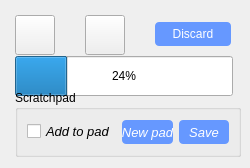
<?xml version="1.0" encoding="UTF-8"?>
<ui version="4.0">
 <class>Dialog</class>
 <widget class="QDialog" name="Dialog">
  <property name="geometry">
   <rect>
    <x>0</x>
    <y>0</y>
    <width>250</width>
    <height>168</height>
   </rect>
  </property>
  <property name="sizePolicy">
   <sizepolicy hsizetype="Fixed" vsizetype="Fixed">
    <horstretch>0</horstretch>
    <verstretch>0</verstretch>
   </sizepolicy>
  </property>
  <property name="windowTitle">
   <string>Browse results</string>
  </property>
  <property name="toolTip">
   <string>&lt;html&gt;&lt;head/&gt;&lt;body&gt;&lt;p&gt;This palette allows you to step back and forth through search results. Use the &lt;span style=&quot; font-weight:600;&quot;&gt;Scratchpad&lt;/span&gt; to make lists of examples of special interest. The &lt;span style=&quot; font-weight:600;&quot;&gt;Discard&lt;/span&gt; button will remove resuts from the Results field on the Search tab.&lt;/p&gt;&lt;/body&gt;&lt;/html&gt;</string>
  </property>
  <property name="styleSheet">
   <string notr="true">QPushButton {
     border: 0px solid black;
     border-radius: 4px;
     min-width: 50px;
	 min-height: 18px;
     max-width: 76px;
	 max-height: 24px;
	 background: #6698FF;
	 color: white;
}

QPushButton:pressed {
     border: 2px solid black;
     border-radius: 8px;
}

</string>
  </property>
  <property name="sizeGripEnabled">
   <bool>false</bool>
  </property>
  <property name="modal">
   <bool>false</bool>
  </property>
  <widget class="QToolButton" name="PrevBtn">
   <property name="geometry">
    <rect>
     <x>15</x>
     <y>15</y>
     <width>40</width>
     <height>40</height>
    </rect>
   </property>
   <property name="toolTip">
    <string>Go backwards.</string>
   </property>
   <property name="autoFillBackground">
    <bool>false</bool>
   </property>
   <property name="text">
    <string/>
   </property>
  </widget>
  <widget class="QToolButton" name="NextBtn">
   <property name="geometry">
    <rect>
     <x>85</x>
     <y>15</y>
     <width>40</width>
     <height>40</height>
    </rect>
   </property>
   <property name="toolTip">
    <string>Go forwards.</string>
   </property>
   <property name="autoFillBackground">
    <bool>false</bool>
   </property>
   <property name="text">
    <string/>
   </property>
  </widget>
  <widget class="QProgressBar" name="progressBar">
   <property name="geometry">
    <rect>
     <x>15</x>
     <y>56</y>
     <width>218</width>
     <height>40</height>
    </rect>
   </property>
   <property name="value">
    <number>24</number>
   </property>
  </widget>
  <widget class="QGroupBox" name="groupBox">
   <property name="geometry">
    <rect>
     <x>15</x>
     <y>90</y>
     <width>226</width>
     <height>67</height>
    </rect>
   </property>
   <property name="toolTip">
    <string>Builds a list of earmarked examples from the search results
that are especially interesting or that you want to set aside for
some purpose or another. Scratchpads can be saved to a file
or converted into a Dataset.</string>
   </property>
   <property name="styleSheet">
    <string notr="true">QToolButton {
    background: transparent;
     min-width: 32px;
	 min-height: 32px;
     max-width: 32px;
	 max-height: 32px;
}

QToolButton:pressed {
	border: 3px red;
}</string>
   </property>
   <property name="title">
    <string>Scratchpad</string>
   </property>
   <layout class="QHBoxLayout" name="horizontalLayout">
    <item>
     <widget class="QCheckBox" name="Select">
      <property name="font">
       <font>
        <pointsize>10</pointsize>
        <italic>true</italic>
       </font>
      </property>
      <property name="toolTip">
       <string>Add this example to scratchpad.</string>
      </property>
      <property name="text">
       <string>Add to pad</string>
      </property>
     </widget>
    </item>
    <item>
     <widget class="QPushButton" name="NewList">
      <property name="font">
       <font>
        <pointsize>10</pointsize>
        <italic>true</italic>
       </font>
      </property>
      <property name="toolTip">
       <string>Save current earmarked examples and start a new scratchpad.</string>
      </property>
      <property name="styleSheet">
       <string notr="true"/>
      </property>
      <property name="text">
       <string>New pad</string>
      </property>
     </widget>
    </item>
    <item>
     <widget class="QPushButton" name="Save">
      <property name="font">
       <font>
        <pointsize>10</pointsize>
        <italic>true</italic>
       </font>
      </property>
      <property name="toolTip">
       <string>Save earmarked examples.</string>
      </property>
      <property name="styleSheet">
       <string notr="true"/>
      </property>
      <property name="text">
       <string>Save</string>
      </property>
     </widget>
    </item>
   </layout>
  </widget>
  <widget class="QPushButton" name="Discard">
   <property name="geometry">
    <rect>
     <x>155</x>
     <y>22</y>
     <width>76</width>
     <height>24</height>
    </rect>
   </property>
   <property name="toolTip">
    <string>Remove this example from search results.</string>
   </property>
   <property name="styleSheet">
    <string notr="true"/>
   </property>
   <property name="text">
    <string>Discard</string>
   </property>
  </widget>
 </widget>
 <resources/>
 <connections/>
</ui>
